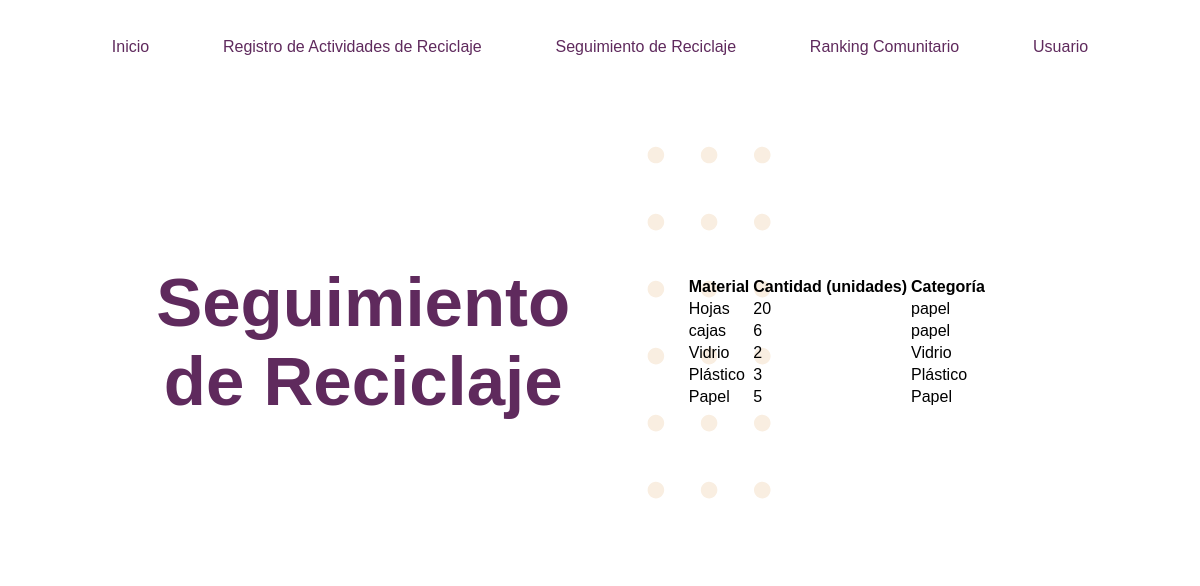
Screenshot of /seguimiento (signed in) with the database file from the repository.
### tables this page shows
CREATE TABLE actividades_reciclaje (    id INTEGER PRIMARY KEY,    usuario_id INTEGER,    material TEXT,    cantidad INTEGER,    categoria TEXT,    FOREIGN KEY (usuario_id) REFERENCES usuarios (id));

### app.py (the view)
@app.route('/seguimiento', methods=['GET'])
def seguimiento():
    if 'usuario' in session:
        usuario_actual = obtener_usuario_por_correo_id(session['usuario'])
        actividades_recientes = obtener_actividades_recientes(usuario_actual[0])
        return render_template('seguimiento.html', actividades_recientes=actividades_recientes)
    else:
        return redirect(url_for('inicio_sesion'))

### app.py (called while the page is built)
def conectar_bd():
    return sqlite3.connect('reciclaje.db')

def obtener_usuario_por_correo_id(correo):
    conn = conectar_bd()
    cursor = conn.cursor()
    cursor.execute('SELECT id, nombre, correo, puntos FROM usuarios WHERE correo = ?', (correo,))
    usuario = cursor.fetchone()
    conn.close()
    return usuario

def obtener_actividades_recientes(usuario_id):
    conn = sqlite3.connect('reciclaje.db')
    cursor = conn.cursor()
    cursor.execute('''
        SELECT material, cantidad, categoria
        FROM actividades_reciclaje
        WHERE usuario_id = ?
        ORDER BY id DESC
        LIMIT 5  -- Obtener las últimas 5 actividades reciclaje
    ''', (usuario_id,))
    actividades_recientes = cursor.fetchall()
    conn.close()
    return actividades_recientes

### templates/seguimiento.html (shortened to what this page needs)
<!DOCTYPE html>
<html lang="en">
<head>
    <link rel="stylesheet" type="text/css" href="{{ url_for('static', filename='main.css') }}">
    <link rel="stylesheet" type="text/css" href="{{ url_for('static', filename='seguimiento.css') }}">
</head>
<body>
    <header id="header">
        <ul id="mainMenu">
            <li><a href="/">Inicio</a></li>
            <li><a href="/registro_actividades">Registro de Actividades de Reciclaje</a></li>
            <li><a href="/seguimiento">Seguimiento de Reciclaje</a></li>
            <li><a href="/ranking_comunitario">Ranking Comunitario</a></li>
            {% if 'usuario' in session %}
                <li><a href="/usuario">Usuario</a></li>
            {% else %}
                <li><a href="/inicio_sesion">Iniciar Sesión</a></li>
            {% endif %}
        </ul>
    </header>
    <section class="contentPage">
        <div  class="contentColumn"><h1 class="pageTitle">Seguimiento de Reciclaje</h1></div>
        <div  class="contentColumn">
            {% if actividades_recientes %}
                <table>
                    <thead>
                        <tr>
                            <th>Material</th>
                            <th>Cantidad (unidades)</th>
                            <th>Categoría</th>
                        </tr>
                    </thead>
                    <tbody>
                        {% for actividad in actividades_recientes %}
                            <tr>
                                <td>{{ actividad[0] }}</td>
                                <td>{{ actividad[1] }}</td>
                                <td>{{ actividad[2] }}</td>
                            </tr>
                        {% endfor %}
                    </tbody>
                </table>
            {% else %}
                <p>No hay actividades de reciclaje registradas.</p>
            {% endif %}
        </div>
    </section>
</body>
</html>

### static/main.css (style rules this page uses)
:root { --color-violeta: #5f2a5d; --color-crema:#f9eee1; --color-naranja: #ff885e; --color-rojo-calido: #FF5733; --color-rosa-claro: #FFB6C1; --color-verde-menta: #00FFC3; --color-gris-claro: #ecf0f1; --color-gris-oscuro: #34495e; --color-blanco: #ffffff; --color-negro: #000000; }
body { font-family: 'Lexend', sans-serif; background-color: var(--color-blanco); }
#header { padding: 30px; font-size: 16px; font-weight: 400; }
#mainMenu { list-style-type: none; margin: 0; padding: 0; overflow: hidden; display: flex; justify-content: center; justify-content: space-evenly; }
#mainMenu > li > a { text-decoration: none; color: var(--color-violeta); }
.pageTitle { color:var(--color-violeta); font-weight: 700; font-size: 69px; text-align: center; }
.contentPage { padding-top: 120px; padding-bottom: 80px; background-image: url(./img/section-bg2.svg); background-position: center right; background-repeat: no-repeat; display: flex; justify-content: flex-start; align-items: center; width: 80%; margin: 0 auto; }
.contentColumn { width: 50%; display: flex; align-items: center; background-position: left top; background-repeat: no-repeat; flex-direction: column; }

### rows the page displays
actividades_reciclaje: material "Hojas", cantidad "20", categoria "papel"
actividades_reciclaje: material "cajas", cantidad "6", categoria "papel"
actividades_reciclaje: material "Vidrio", cantidad "2", categoria "Vidrio"
actividades_reciclaje: material "Plástico", cantidad "3", categoria "Plástico"
actividades_reciclaje: material "Papel", cantidad "5", categoria "Papel"
